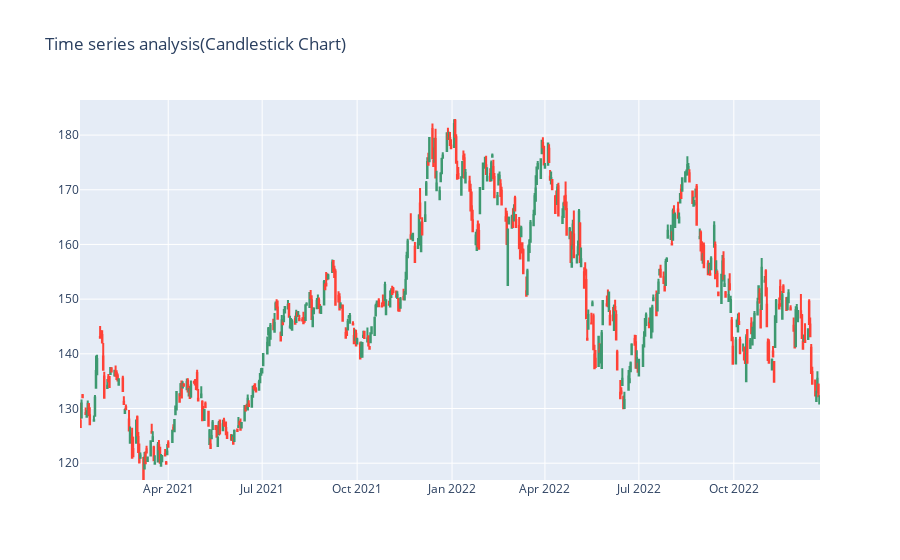

Source (notebook cell):
### Markdown cell above
candlestick plot

### Code cell
import plotly.graph_objects as go
figure = go.Figure(data= [go.Candlestick(x= data.index, open= data.Open, high= data.High, low= data.High, close= data.Close)])
figure.update_layout(title= "Time series analysis(Candlestick Chart)", xaxis_rangeslider_visible= False)
figure.show()

### Figure 1 — Plotly figure (JSON) as saved in the notebook; plotly's stock layout.template omitted (floating-point values rounded to 4 significant figures; data arrays with more than 128 entries replaced by an {"elided": "..."} marker saying what was removed)
{"data": [{"close": {"elided": "497 float values"}, "high": {"elided": "497 float values"}, "low": {"elided": "497 float values"}, "open": {"elided": "497 float values"}, "type": "candlestick", "x": {"elided": "497 str values"}}], "layout": {"title": {"text": "Time series analysis(Candlestick Chart)"}, "xaxis": {"rangeslider": {"visible": false}}}}
